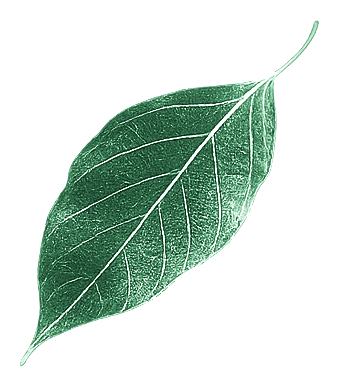
#> input picture assets/leaves/leaf_01.png, 339 x 387 px, found by its file name; its folder holds 5 pictures in this run
$ python make_parallax_placeholders.py
#> lines starting #> are read from the running program, lines starting #| are printed output that depends on the picture
#> in build, `canvas = Image.new("RGBA", (W, H), (0, 0, 0, 0))`: canvas: PIL image 1100x1400 RGBA; every value is 0
"""
Fabrique des calques PROVISOIRES pour régler la mécanique du parallax,
en attendant les vrais PNG détourés de Nathan.

On compose les feuilles existantes (assets/leaves/leaf_*.png) en amas
ancrés sur un bord, avec une vraie silhouette alpha. Assombries pour
coller à l'ambiance sous-bois nocturne.

Sortie : assets/hero/layers/
  front-gauche.png / front-droite.png   (plan rapproché, là où iront les mains)
  mid-gauche.png   / mid-droite.png     (plan intermédiaire)
"""

from pathlib import Path
from PIL import Image, ImageEnhance

LEAVES = Path(r"C:\Users\natha\nb-design\assets\leaves")
OUT = Path(r"C:\Users\natha\nb-design\assets\hero\layers")
OUT.mkdir(parents=True, exist_ok=True)

W, H = 1100, 1400


def load(name, scale, angle, brightness):
#> called with name = 'leaf_01.png', scale = 2.1, angle = -18, brightness = 0.38
    im = Image.open(LEAVES / name).convert("RGBA")
#> im is the input picture: PIL image 339x387 RGBA; mean R, G, B, A 68.4, 139.6, 97.2, 67.1
    w = int(im.width * scale)
#> w = 711
    h = int(im.height * scale)
#> h = 812
    im = im.resize((w, h), Image.LANCZOS)
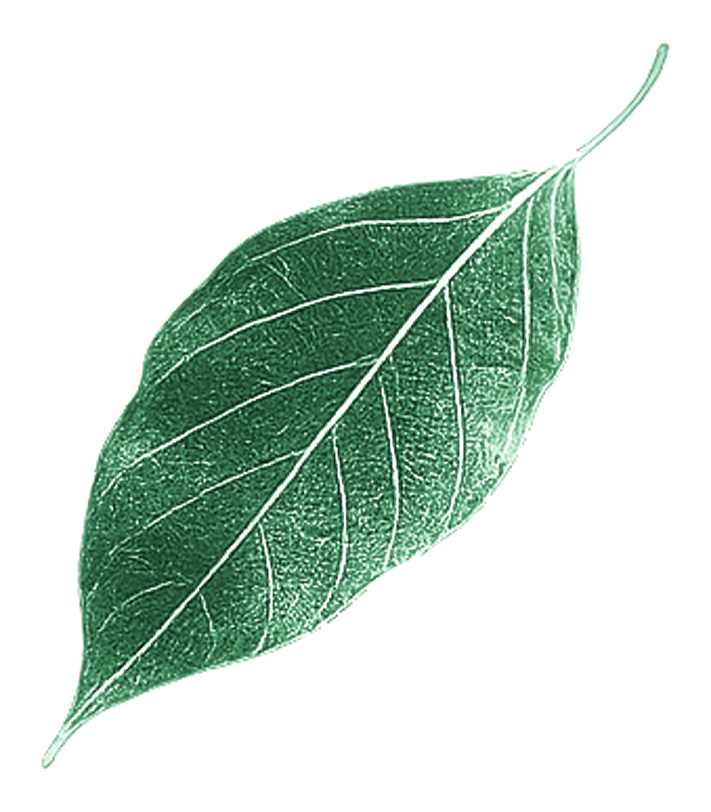
#> im: PIL image 711x812 RGBA; mean R, G, B, A 18.5, 38.5, 26.7, 66.6; transparent parts drawn white
    im = im.rotate(angle, expand=True, resample=Image.BICUBIC)
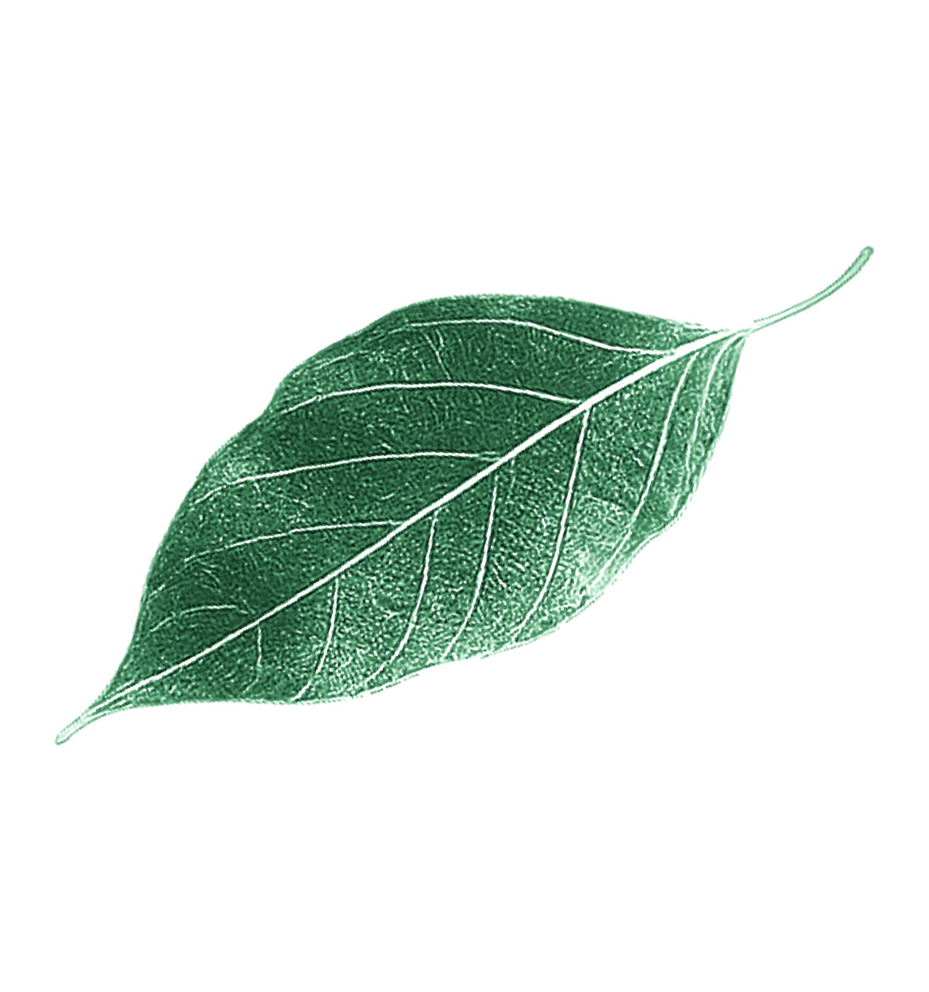
#> im: PIL image 929x992 RGBA; mean R, G, B, A 11.2, 23.8, 16.4, 41.6; transparent parts drawn white
    # assombrir uniquement les canaux couleur, pas l'alpha
    rgb = Image.merge("RGB", im.split()[:3])
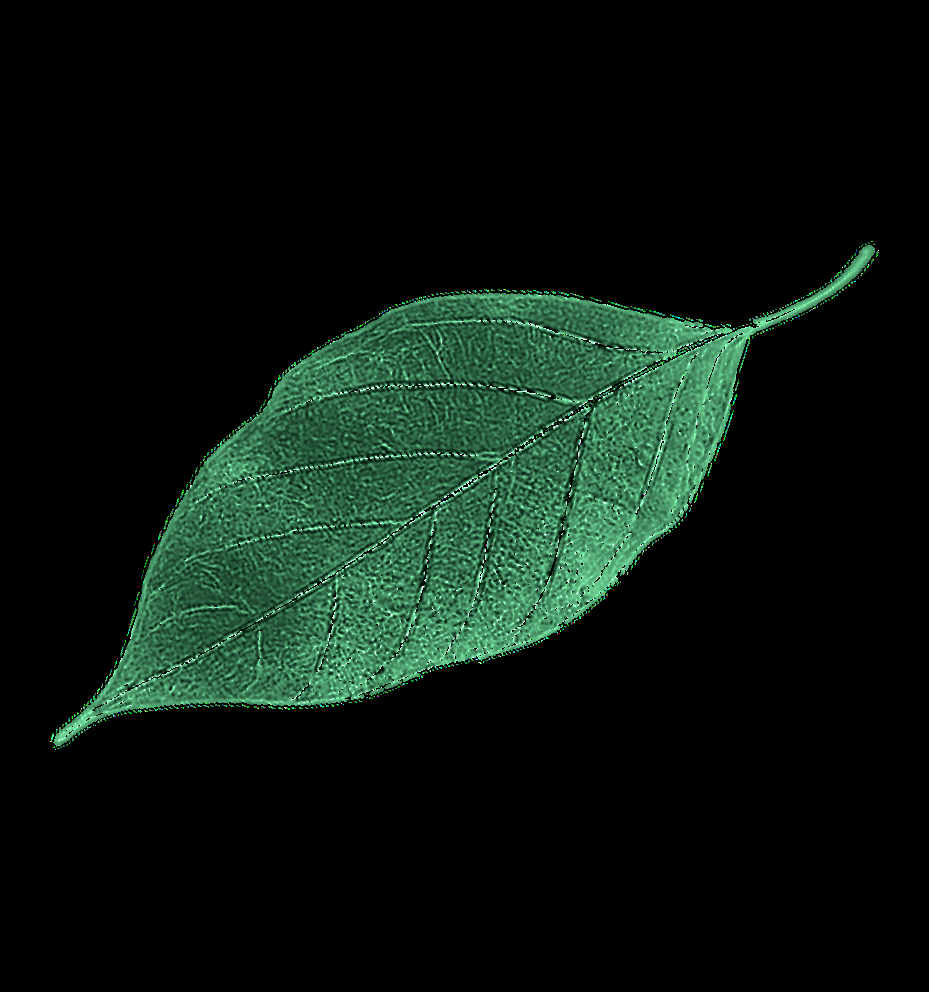
#> rgb: PIL image 929x992 RGB; mean R, G, B 11.2, 23.8, 16.4
    rgb = ImageEnhance.Brightness(rgb).enhance(brightness)
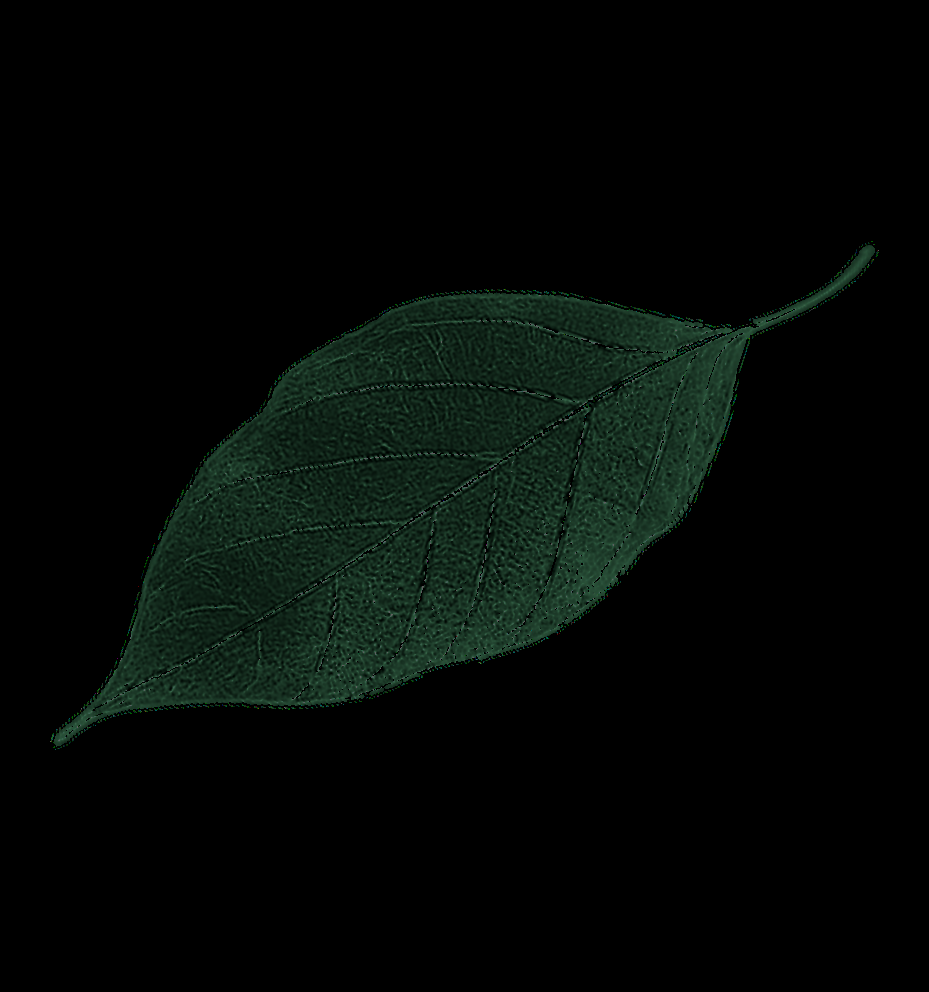
#> rgb: PIL image 929x992 RGB; mean R, G, B 4.2, 8.9, 6.1
    return Image.merge("RGBA", (*rgb.split(), im.split()[3]))
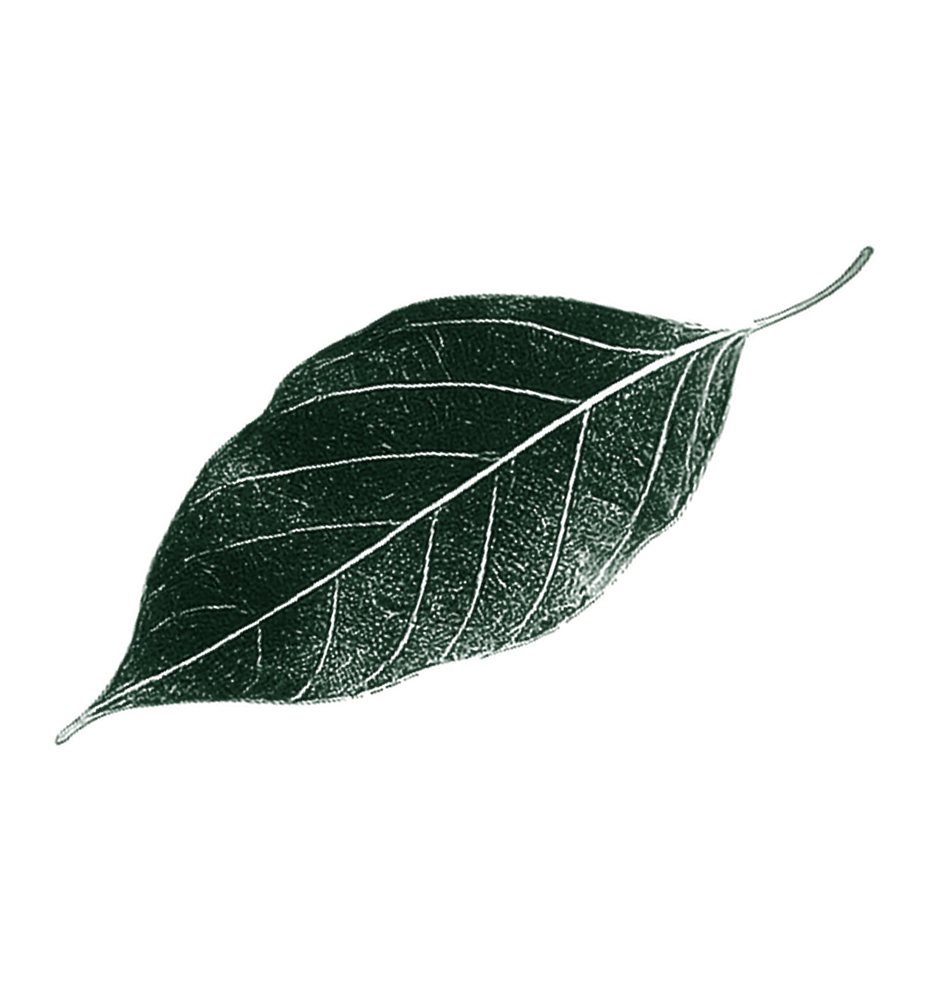
#> returned value: PIL image 929x992 RGBA; mean R, G, B, A 4.2, 8.9, 6.1, 41.6; transparent parts drawn white


def build(spec, filename):
    """spec = liste de (fichier, echelle, angle, luminosite, x, y) — x,y = coin haut-gauche"""
    canvas = Image.new("RGBA", (W, H), (0, 0, 0, 0))
    for name, scale, angle, bright, x, y in spec:
        leaf = load(name, scale, angle, bright)
        canvas.alpha_composite(leaf, (x, y))
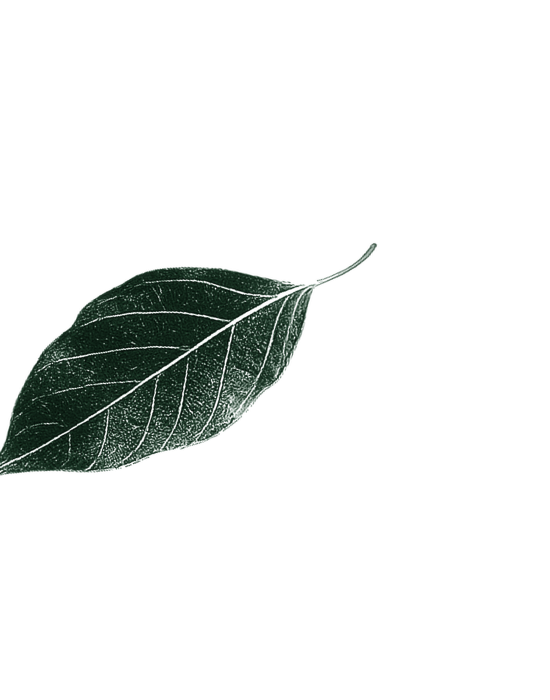
#> canvas: PIL image 1100x1400 RGBA (shown at 1/2 size); mean R, G, B, A 2.5, 5.3, 3.6, 24.8; transparent parts drawn white
#> pass 2 of the loop in build, `for name, scale, angle, bright, x, y in spec:`:
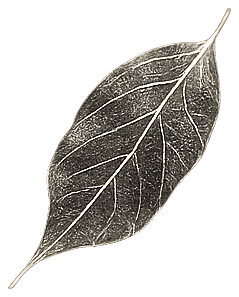
#> input picture assets/leaves/leaf_06.png, 239 x 297 px, found by its file name
#> in load, im is the input picture: PIL image 239x297 RGBA; mean R, G, B, A 110.4, 102.8, 89.5, 79.3
#> in load (call 2), `return Image.merge("RGBA", (*rgb.split(), im.split()[3]))`:
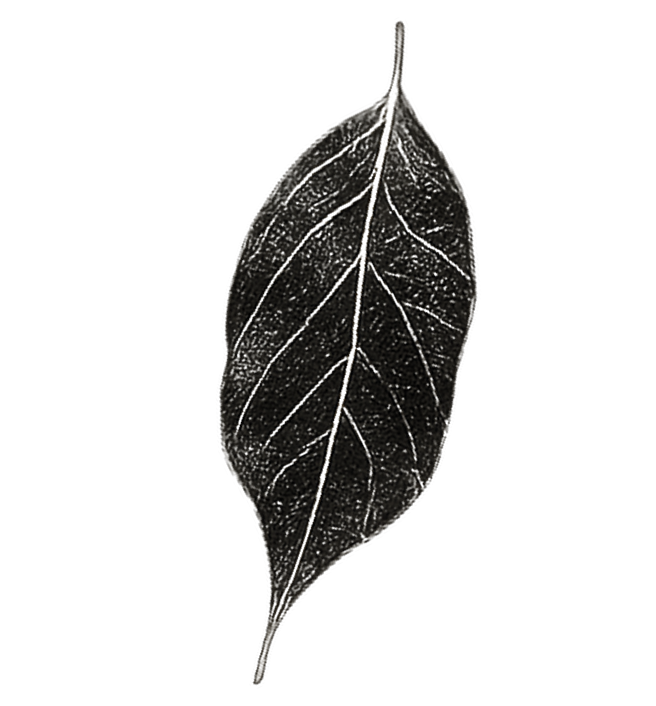
#> returned value: PIL image 656x706 RGBA; mean R, G, B, A 6.6, 6.2, 5.3, 43.4; transparent parts drawn white
#> in build, `canvas.alpha_composite(leaf, (x, y))`:
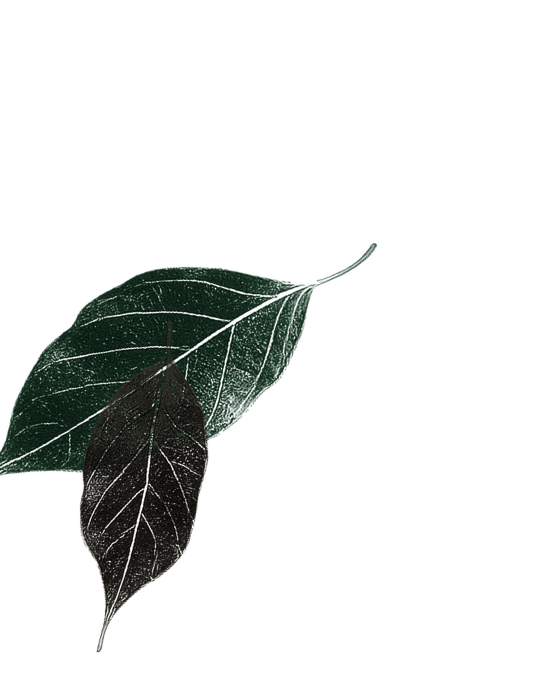
#> canvas: PIL image 1100x1400 RGBA (shown at 1/2 size); mean R, G, B, A 3.8, 6, 4.4, 34; transparent parts drawn white
#> pass 3 of the loop in build, `for name, scale, angle, bright, x, y in spec:`:
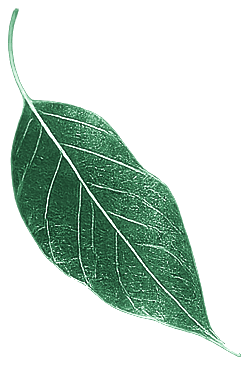
#> input picture assets/leaves/leaf_04.png, 249 x 365 px, found by its file name
#> in load, im is the input picture: PIL image 249x365 RGBA; mean R, G, B, A 64.5, 132.8, 92.2, 72.2
#> in load (call 3), `return Image.merge("RGBA", (*rgb.split(), im.split()[3]))`:
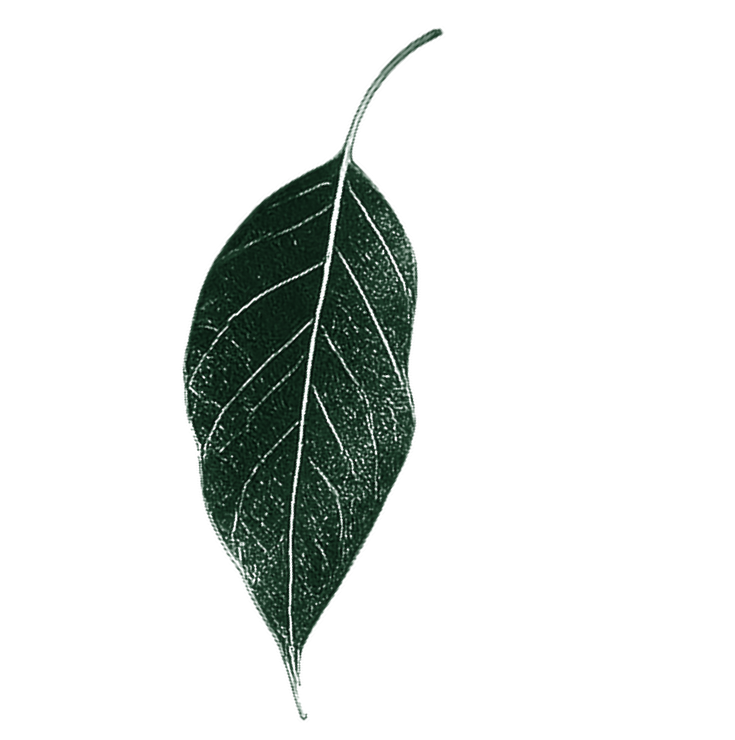
#> returned value: PIL image 735x740 RGBA; mean R, G, B, A 3.5, 7.6, 5.1, 34.4; transparent parts drawn white
#> in build, `canvas.alpha_composite(leaf, (x, y))`:
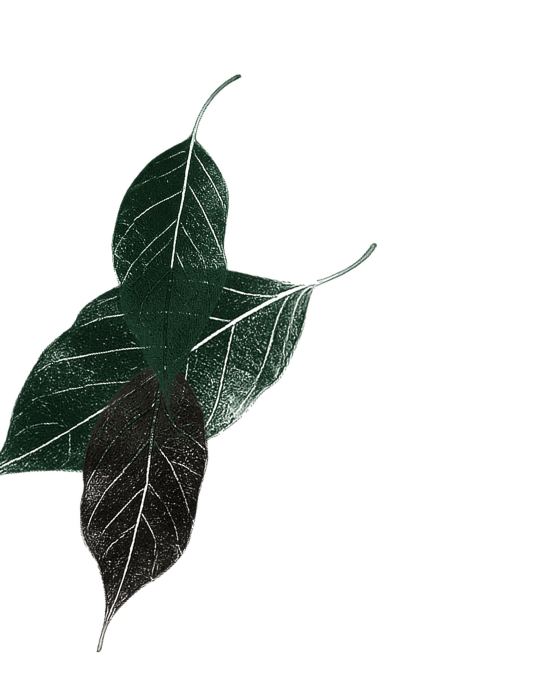
#> canvas: PIL image 1100x1400 RGBA (shown at 1/2 size); mean R, G, B, A 4.5, 7.7, 5.5, 41.7; transparent parts drawn white
#> the loop made 5 passes; the first 3 are shown
    out = OUT / filename
    canvas.save(out, "PNG", optimize=True)
    print(f"  -> {filename}  ({out.stat().st_size/1024:.0f} Ko)")
    return canvas


# --- PLAN RAPPROCHÉ GAUCHE : amas dense ancré sur le bord gauche ---
front_gauche = [
    ("leaf_01.png", 2.1, -18, 0.38, -120, 240),
    ("leaf_06.png", 1.9,  26, 0.34,  -60, 620),
    ("leaf_04.png", 1.7, -44, 0.42,   40, 120),
    ("leaf_02.png", 2.0,  10, 0.30, -150, 900),
    ("leaf_09.png", 1.5,  58, 0.45,  180, 520),
    ("leaf_07.png", 1.4, -66, 0.36,  120, 940),
    ("leaf_05.png", 1.3,  38, 0.40,  -40, 1080),
]

# --- PLAN INTERMÉDIAIRE GAUCHE : plus clairsemé, plus petit ---
mid_gauche = [
    ("leaf_03.png", 1.3, -28, 0.26,   60, 380),
    ("leaf_08.png", 1.1,  44, 0.24,  240, 760),
    ("leaf_10.png", 1.2, -52, 0.28,  150, 120),
    ("leaf_06.png", 1.0,  18, 0.22,  320, 1060),
]

print("Calques provisoires :")
#> (the run stopped early here; a loop or call above may not have finished)
